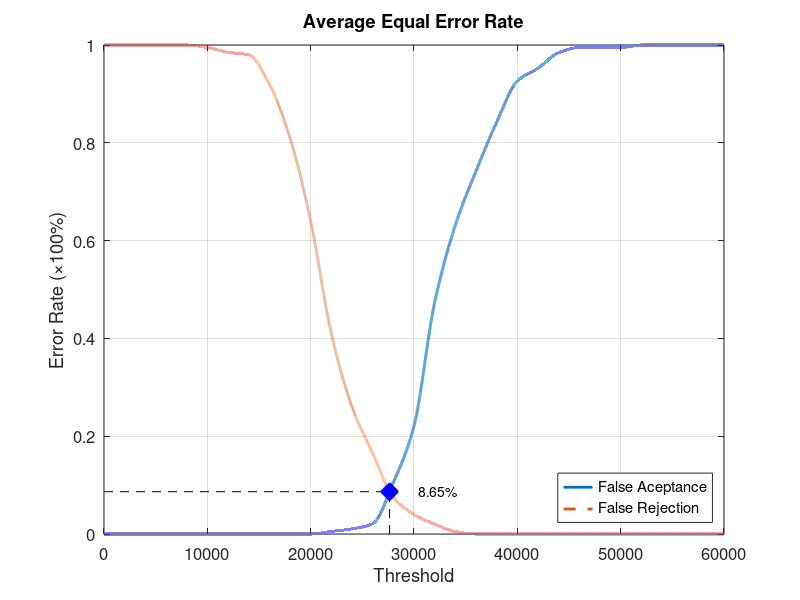
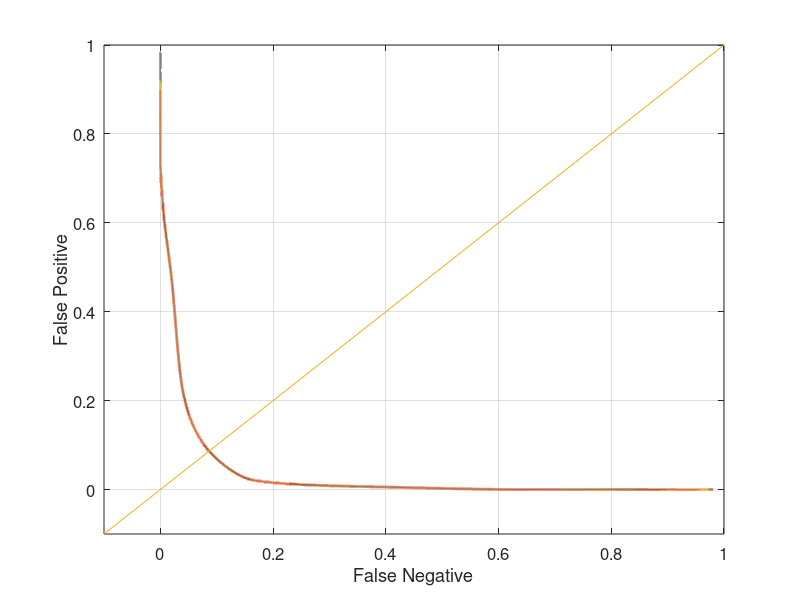

Write the MATLAB code that produced these figures, in order.
function yEER = Database2_2
close all;
clear;
clc;
x = 0:2000:60000;
xq = 0:0.5:60000;

y0 = [0 0 0 0 0 0 0 0 0 0 0 0.00526316 0.0105263 0.0210526 0.105263 0.221053 0.473684 0.631579 0.742105 0.842105 0.926316 0.952632 0.984211 0.994737 0.994737 0.994737 1 1 1 1 1];
yy0 = interp1(x, y0, xq, 'pchip');
y1 = [1 1 1 1 1 0.995 0.985 0.98 0.92 0.81 0.64 0.41 0.26 0.165 0.075 0.04 0.02 0.005 0 0 0 0 0 0 0 0 0 0 0 0 0];
yy1 = interp1(x, y1, xq, 'pchip');

% Calculating EER: 
y2 = abs(y0 - y1);
find(y2 == min(y2))
yy2 = abs(yy0 - yy1);
xEER = find(yy2 == min(yy2));
xEERIndex = xq(xEER) % X-axis EER
yEER = yy0(xEER) % Y-axis EER

main = figure
plot(xq, yy0,'-','LineWidth', 2);	hold on
plot(xq, yy1,'--','LineWidth', 2);	hold on
plot([xEERIndex xEERIndex], [0 yEER], 'k--');	hold on
plot([0 xEERIndex], [yEER yEER], 'k--');	hold on
plot(xEERIndex, yEER, 'bx', 'LineWidth', 10);	hold on
text(xEERIndex + 10 * xEERIndex / 100, yEER, [num2str(round((10000 * yEER)) / 100) '%'])
legend('False Aceptance', 'False Rejection', 'Location', 'SouthEast')
xlabel('Threshold')
ylabel('Error Rate (\times100%)')
title('Average Equal Error Rate')
set(gca, 'FontSize', 12)
axis([0 60000 0 1])
grid on

print(main, 'Database2_2Main', '-dpng');
FNRxFPR = figure('Color', [1 1 1]);
plot(yy1, yy0, '-', yy1, yy0, 'LineWidth', 2);
hold on
y = -0.1:0.1:1
plot(y, y); 
set(gca, 'FontSize', 12)
xlabel('False Negative')
ylabel('False Positive')
axis([-0.1 1 -0.1 1])
set(gca, 'FontSize', 12)
grid on

print(FNRxFPR, 'Database2_2FNRxFPR','-dpng');
end
